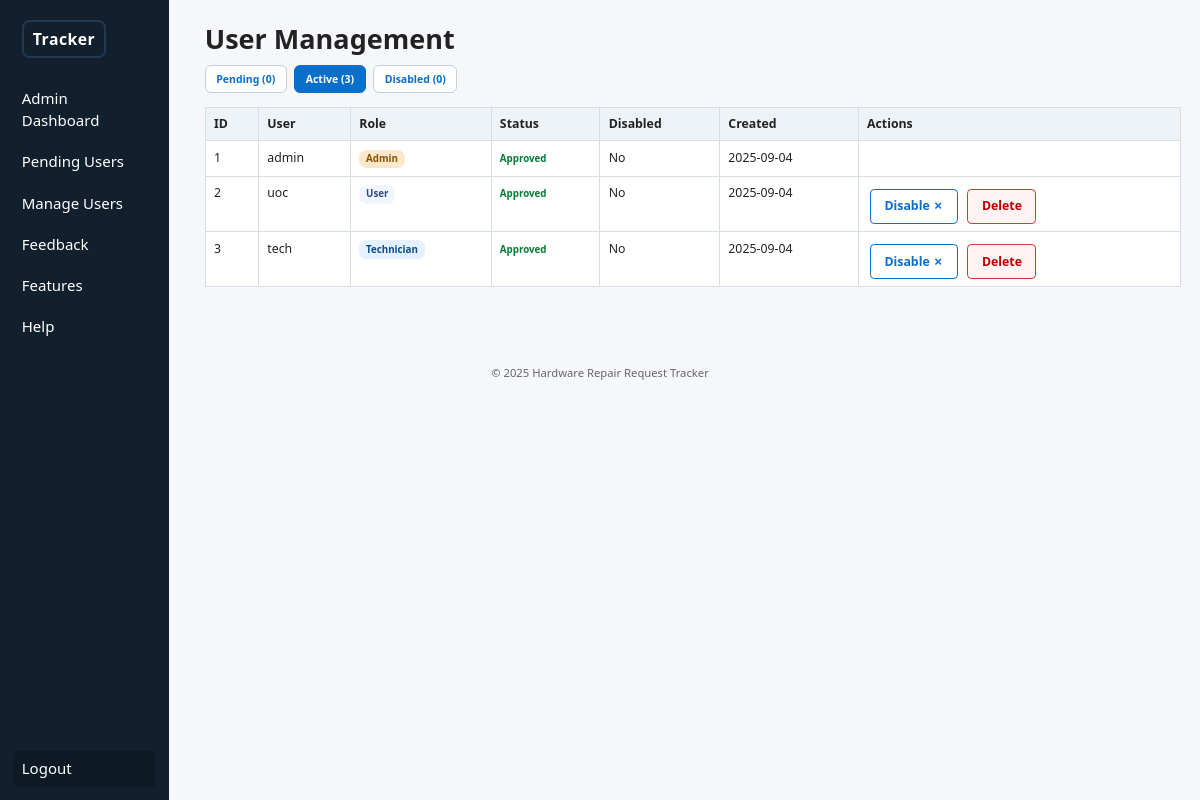
The page /admin/users_manage.php (signed in) on the database its author committed.
### tables this page shows
CREATE TABLE users (
  user_id INT AUTO_INCREMENT PRIMARY KEY,
  username VARCHAR(50) NOT NULL UNIQUE,
  password VARCHAR(255) NOT NULL,
  role ENUM('admin','user','technician') NOT NULL DEFAULT 'user',
  status ENUM('pending','approved','rejected') NOT NULL DEFAULT 'pending',
  is_disabled TINYINT(1) NOT NULL DEFAULT 0,
  created_at TIMESTAMP DEFAULT CURRENT_TIMESTAMP
);

### admin/users_manage.php (the view, shortened to what this page needs)
<?php require_once __DIR__ . '/../config.php';
require_once __DIR__ . '/../db.php';
$tab = $_GET['tab'] ?? 'active';
$baseQuery = "SELECT user_id,username,role,status,is_disabled,created_at FROM users";
switch ($tab) {
  default:
    $q = $baseQuery . " WHERE status='approved' AND (is_disabled=0 OR is_disabled IS NULL)";
    $q .= " ORDER BY created_at DESC";
    $tab = 'active';
}
$users = $mysqli->query($q);
$cntPending = $mysqli->query("SELECT COUNT(*) c FROM users WHERE status='pending'")->fetch_assoc()['c'];
$cntActive = $mysqli->query("SELECT COUNT(*) c FROM users WHERE status='approved' AND (is_disabled=0 OR is_disabled IS NULL)")->fetch_assoc()['c'];
$cntDisabled = $mysqli->query("SELECT COUNT(*) c FROM users WHERE is_disabled=1")->fetch_assoc()['c'];
?>
<?php include __DIR__ . '/../partials/header.php'; ?>
<h1>User Management</h1>
<div class="tabs" style="margin-top:.5rem;margin-bottom:.75rem;display:flex;gap:.5rem;flex-wrap:wrap;">
  <a class="tab-link<?= $tab === 'pending' ? ' active' : '' ?>" href="?tab=pending">Pending (<?= $cntPending ?>)</a>
  <a class="tab-link<?= $tab === 'active' ? ' active' : '' ?>" href="?tab=active">Active (<?= $cntActive ?>)</a>
  <a class="tab-link<?= $tab === 'disabled' ? ' active' : '' ?>" href="?tab=disabled">Disabled (<?= $cntDisabled ?>)</a>
</div>
<table class="table">
  <tr>
    <th>ID</th>
    <th>User</th>
    <th>Role</th>
    <th>Status</th>
    <th>Disabled</th>
    <th>Created</th>
    <th>Actions</th>
  </tr>
  <?php while ($u = $users->fetch_assoc()): ?>
    <tr>
      <td><?= $u['user_id'] ?></td>
      <td><?= htmlspecialchars($u['username']) ?></td>
      <td><span class="role-badge role-<?= $u['role'] ?>"><?= $u['role'] ?></span></td>
      <td><span class="status-text status-<?= $u['status'] ?>"><?= $u['status'] ?></span></td>
      <td><?= $u['is_disabled'] ? 'Yes' : 'No' ?></td>
      <td><?= substr($u['created_at'], 0, 10) ?></td>
      <td style="white-space:nowrap;">
        <?php if ($u['role'] != 'admin'): ?>
          <?php if (!$u['is_disabled']): ?>
            <a class="btn outline" href="?disable=<?= $u['user_id'] ?>">Disable ✗</a>
          <?php else: ?>
            <a class="btn" href="?enable=<?= $u['user_id'] ?>">Enable ↺</a>
          <?php endif; ?>
          <a class="btn outline" style="background:#fff3f3;border-color:#d33;color:#b00" href="?delete=<?= $u['user_id'] ?>" onclick="return confirm('Delete user?');">Delete</a>
        <?php endif; ?>
      </td>
    </tr>
  <?php endwhile; ?>
</table>
<?php include __DIR__ . '/../partials/footer.php'; ?>

### assets/css/style.css (style rules this page uses)
* { box-sizing: border-box; font-family: system-ui, -apple-system, Segoe UI, Roboto, sans-serif; margin: 0; padding: 0 }
html { font-size: 15px; }
body { background: #f5f7fa; color: #222; line-height: 1.45; font-size: .9rem; }
a { color: #0a6ecb; text-decoration: none }
button, .btn { display: inline-block; background: #0a6ecb; color: #fff; border: none; padding: .5rem .9rem; border-radius: .28rem; font-size: .82rem; font-weight: 600; cursor: pointer; margin: .3rem .2rem 0; }
.btn.outline { background: #fff; color: #0a6ecb; border: 1px solid #0a6ecb }
.table { width: 100%; border-collapse: collapse; margin: .9rem 0; background: #fff }
.table th, .table td { padding: .5rem .55rem; border: 1px solid #d6dde3; font-size: .82rem; text-align: left; vertical-align: top }
.table th { background: #eef3f7; font-weight: 600 }
.role-badge { display: inline-block; padding: .15rem .45rem; border-radius: .5rem; font-size: .65rem; font-weight: 600; background: #e5e9ef; color: #123; text-transform: capitalize; }
.role-technician { background: #e5f1ff; color: #054b91; }
.role-user { background: #f1f5ff; color: #314b7d; }
.role-admin { background: #ffe7cc; color: #8a5200; }
.status-text { font-size: .65rem; font-weight: 600; text-transform: capitalize; }
.status-approved { color: #067a36; }
.tabs .tab-link { padding: .35rem .7rem; border: 1px solid #c5d0d9; border-radius: .4rem; background: #fff; font-size: .7rem; font-weight: 600; text-decoration: none; }
.tabs .tab-link.active { background: #0a6ecb; color: #fff; border-color: #0a6ecb; }

### rows shown on the page
users: user_id "1", username "admin", role "Admin", status "Approved", is_disabled "No", created_at "2025-09-04"
users: user_id "2", username "uoc", role "User", status "Approved", is_disabled "No", created_at "2025-09-04"
users: user_id "3", username "tech", role "Technician", status "Approved", is_disabled "No", created_at "2025-09-04"

### other values the page prints
$cntPending "0"
$cntActive "3"
$cntDisabled "0"
